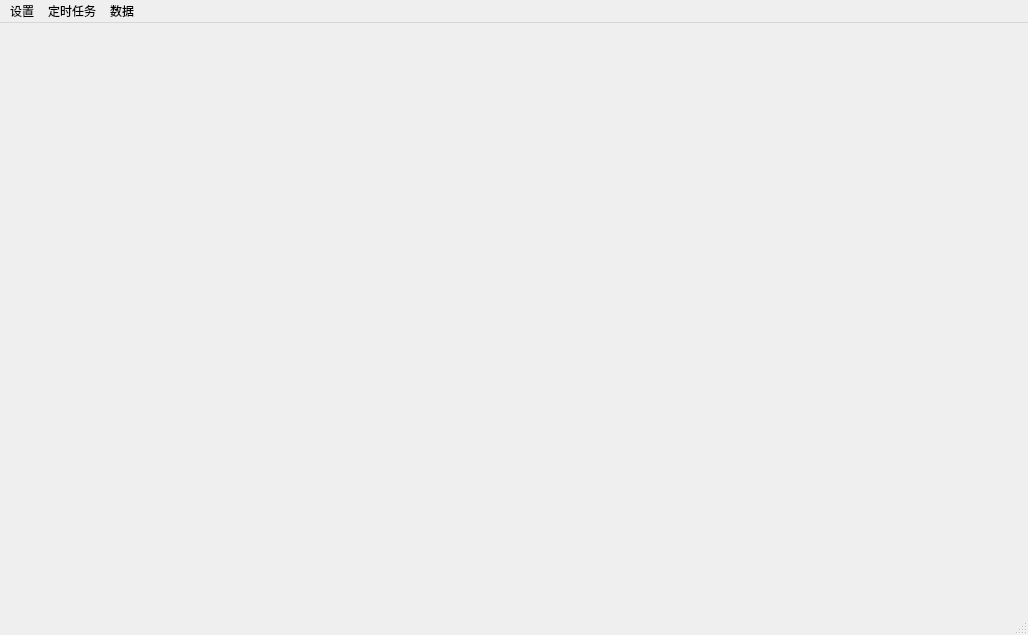
<?xml version="1.0" encoding="UTF-8"?>
<ui version="4.0">
 <class>MainWindow</class>
 <widget class="QMainWindow" name="MainWindow">
  <property name="geometry">
   <rect>
    <x>0</x>
    <y>0</y>
    <width>1028</width>
    <height>635</height>
   </rect>
  </property>
  <property name="windowTitle">
   <string>MainWindow</string>
  </property>
  <widget class="QWidget" name="centralwidget"/>
  <widget class="QMenuBar" name="menubar">
   <property name="geometry">
    <rect>
     <x>0</x>
     <y>0</y>
     <width>1028</width>
     <height>23</height>
    </rect>
   </property>
   <widget class="QMenu" name="menu">
    <property name="title">
     <string>设置</string>
    </property>
    <addaction name="action_sq"/>
    <addaction name="action_lj"/>
   </widget>
   <widget class="QMenu" name="menu_2">
    <property name="title">
     <string>定时任务</string>
    </property>
   </widget>
   <widget class="QMenu" name="menu_3">
    <property name="title">
     <string>数据</string>
    </property>
   </widget>
   <addaction name="menu"/>
   <addaction name="menu_2"/>
   <addaction name="menu_3"/>
  </widget>
  <widget class="QStatusBar" name="statusbar"/>
  <action name="action_sq">
   <property name="text">
    <string>授权</string>
   </property>
  </action>
  <action name="action_lj">
   <property name="text">
    <string>技能路径</string>
   </property>
  </action>
 </widget>
 <resources/>
 <connections/>
</ui>
